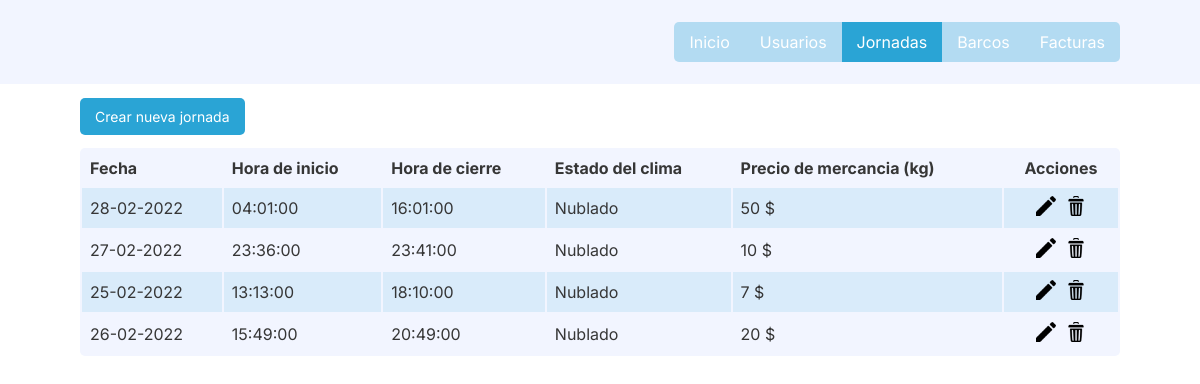
Page /jornadas.php (signed in) on the committed database.
### tables this page shows
CREATE TABLE IF NOT EXISTS `jornadas` (
  `id` mediumint(9) NOT NULL AUTO_INCREMENT,
  `fecha` date NOT NULL,
  `hora_inicio` time NOT NULL,
  `hora_cierre` time NOT NULL,
  `estado_clima` mediumint(1) DEFAULT NULL,
  `precio_mercancia_kg` int(5) NOT NULL,
  PRIMARY KEY (`id`),
  KEY `estado_clima` (`estado_clima`)
);

CREATE TABLE IF NOT EXISTS `estados_clima` (
  `id` mediumint(9) NOT NULL AUTO_INCREMENT,
  `nombre` varchar(20) NOT NULL,
  PRIMARY KEY (`id`)
);

### helpers/database.php (called while the page is built, shortened)
<?php
  class Database {
    public $connection;
    public function __construct() {
      $servername = "localhost";
      $username = "root";
      $password = "";
      $dbname = "sistema_facturacion";
      $this->connection = new mysqli($servername, $username, $password, $dbname);
    }
    public function select($query) {
      $result = $this->connection->query($query);
      $resultArray = [];
      while($row = $result->fetch_assoc()) {
        $resultArray[] = $row;
      }
      return $resultArray;
    }
  }
?>

### jornadas.php (the view, shortened to what this page needs)
<!DOCTYPE html>
<html lang="en">
<head>
  <link rel="stylesheet" href="styles/index.css">
  <link rel="stylesheet" href="styles/header.css">
</head>
<body>
  <?php include 'header.php'; ?>
  <section>
    <a class="button" href="/jornadas/crear.php">Crear nueva jornada</a>
    <div class="tableWrapper">
      <table>
        <tr>
          <th>Fecha</th>
          <th>Hora de inicio</th>
          <th>Hora de cierre</th>
          <th>Estado del clima</th>
          <th>Precio de mercancia (kg)</th>
          <th class="center">Acciones</th>
        </tr>
        <?php
          include './helpers/database.php';
          $database = new Database();
          $result = $database->select("
            select
              jornadas.*,
              date_format(jornadas.fecha, '%d-%m-%Y') as fecha,
              estados_clima.nombre as estado_clima
            from jornadas inner join estados_clima on jornadas.estado_clima = estados_clima.id
          ");
          foreach ($result as &$jornada) {
            $id = $jornada['id'];
            $fecha = $jornada['fecha'];
            $hora_inicio = $jornada['hora_inicio'];
            $hora_cierre = $jornada['hora_cierre'];
            $estado_clima = $jornada['estado_clima'];
            $precio_mercancia_kg = $jornada['precio_mercancia_kg'];
            echo "
              <tr>
                <td>$fecha</td>
                <td>$hora_inicio</td>
                <td>$hora_cierre</td>
                <td>$estado_clima</td>
                <td>$precio_mercancia_kg $</td>
                <td class='actions'>
                  <a class='iconButton' href='jornadas/editar.php?id=$id'>
                    <img src='assets/editar.png' alt=''>
                  </a>
                  <a class='iconButton' href='jornadas/eliminar.php?id=$id'>
                    <img src='assets/eliminar.png' alt=''>
                  </a>
                </td>
              </tr>
            ";
          }
        ?>
      </table>
    </div>
  </section>
</body>
</html>

### styles/index.css (style rules this page uses)
body { color: #363636; font-family: "Inter", sans-serif; }
* { margin: 0; padding: 0; box-sizing: border-box; }
section, header, footer { padding-left: 160px; padding-right: 160px; padding-top: 22px; padding-bottom: 22px; }
@media (max-width: 1280px) { section, header, footer { padding-left: 80px; padding-right: 80px; } }
.center { text-align: center; }
.tableWrapper { max-width: 100%; overflow-x: auto; }
table { width: 100%; border-radius: 5px; overflow: hidden; margin-top: 22px; background-color: #f2f5ff; }
td, th { text-align: left; padding: 8px; }
tr:nth-child(even) { background-color: #2aa4d520; }
td.actions { display: flex; justify-content: center; }
.button { background-color: #2aa4d5; padding: 10px; padding-left: 15px; padding-right: 15px; color: white; text-decoration: none; transition: background-color 300ms; border-radius: 5px; outline: none; border: none; font-size: 14px; cursor: pointer; }
.iconButton { text-decoration: none; margin-right: 5px; margin-left: 5px; }
.iconButton > img { height: 20px; width: 20px; }

### rows in the picture
jornadas: fecha "28-02-2022", hora_inicio "04:01:00", hora_cierre "16:01:00", estado_clima.nombre "Nublado", precio_mercancia_kg "50"
jornadas: fecha "27-02-2022", hora_inicio "23:36:00", hora_cierre "23:41:00", estado_clima.nombre "Nublado", precio_mercancia_kg "10"
jornadas: fecha "25-02-2022", hora_inicio "13:13:00", hora_cierre "18:10:00", estado_clima.nombre "Nublado", precio_mercancia_kg "7"
jornadas: fecha "26-02-2022", hora_inicio "15:49:00", hora_cierre "20:49:00", estado_clima.nombre "Nublado", precio_mercancia_kg "20"
